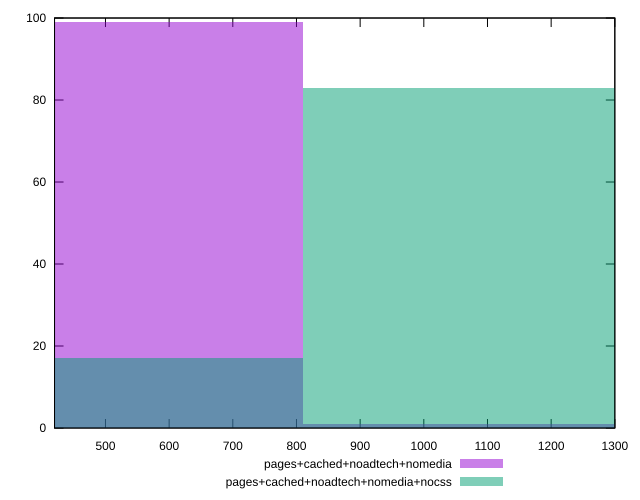

Recreate this plot in gnuplot.
reset

$pagesCachedNoadtechNomedia <<EOF
540.2537350765373 99
1080.5074701530746 1
EOF

$pagesCachedNoadtechNomediaNocss <<EOF
1080.5074701530746 83
540.2537350765373 17
EOF

set key outside below
set boxwidth 540.2537350765373
set xrange [420:1300]
set yrange [0:100]
set trange [0:100]
set style fill transparent solid 0.5 noborder
set terminal svg size 640, 500 enhanced background rgb 'white'
set output "report_00009_2021-02-08T22-37-41.559Z/uses-http2/comparison/histogram/3_vs_4.svg"

plot $pagesCachedNoadtechNomedia title "pages+cached+noadtech+nomedia" with boxes, \
     $pagesCachedNoadtechNomediaNocss title "pages+cached+noadtech+nomedia+nocss" with boxes

reset
